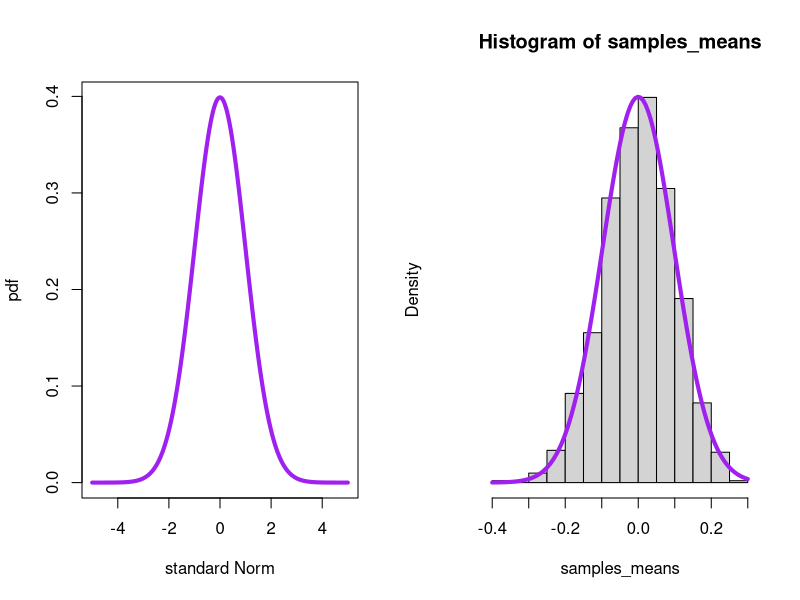

The R script that drew this image:
CentralLimit <- function(n){
    means_of_samples <<-numeric()
    for (i in 1:n){
        means_of_samples <- c(means_of_samples,mean(rnorm(sampsize,mean,sd)))
    }
    samples_means <<- means_of_samples
    sd(samples_means)
}
sampsize <- 100
mean <- 0
sd <- 1
CentralLimit(1000)
head(samples_means)
x   <- seq(-5,5,length=1000)
y   <- dnorm(x,mean, sd)
par(mfrow=c(1,2))
plot(x,y, type="l",ylab="pdf",xlab="standard Norm",col="purple",lwd=4)
hist(samples_means,freq = F,yaxt="n")
x <- seq(-3,3,length=1000)
curve(dnorm(x,mean=mean(samples_means),
    sd=sd(samples_means)),col="purple",lwd=4,add=T,yaxt="n")